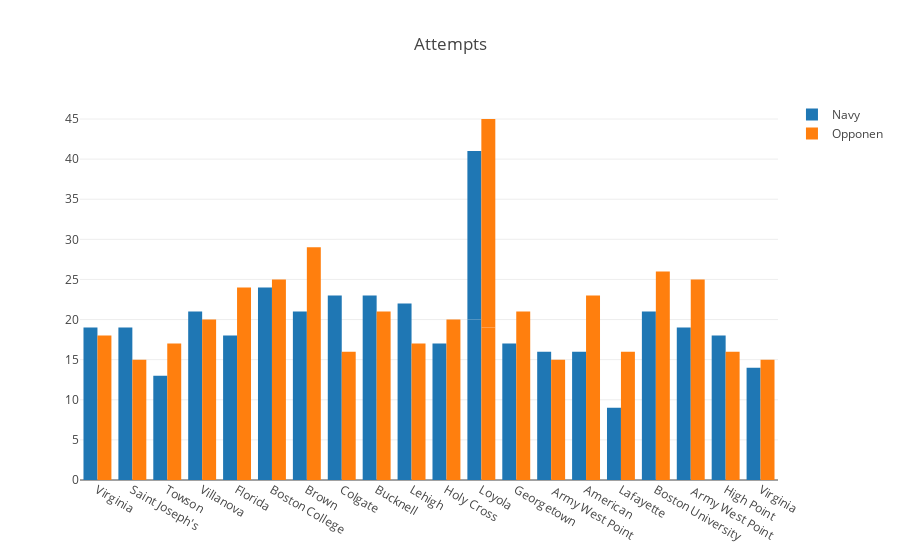

Notebook code for this chart:
### Code cell
data = [trace1, trace2]
layout = go.Layout(title='Attempts',barmode='group')
fig = go.Figure(data=data, layout=layout)
iplot(fig, filename='grouped-bar')

### Figure 1 — Plotly figure (JSON) as saved in the notebook; plotly's stock layout.template omitted (floating-point values rounded to 4 significant figures)
{"data": [{"name": "Navy", "type": "bar", "uid": "4ce857f2-728d-49f4-bf01-84ab03e34738", "x": ["Virginia", "Saint Joseph's", "Towson", "Villanova", "Florida", "Boston College", "Brown", "Colgate", "Bucknell", "Lehigh", "Holy Cross", "Loyola", "Georgetown", " Army West Point", "American", "Lafayette", "Boston University", " Army West Point ", "Loyola", "High Point ", "Virginia "], "y": [19, 19, 13, 21, 18, 24, 21, 23, 23, 22, 17, 20, 17, 16, 16, 9, 21, 19, 21, 18, 14]}, {"name": "Opponen", "type": "bar", "uid": "f05f021b-7a14-48fd-96e8-dbab7a44eb33", "x": ["Virginia", "Saint Joseph's", "Towson", "Villanova", "Florida", "Boston College", "Brown", "Colgate", "Bucknell", "Lehigh", "Holy Cross", "Loyola", "Georgetown", " Army West Point", "American", "Lafayette", "Boston University", " Army West Point ", "Loyola", "High Point ", "Virginia "], "y": [18, 15, 17, 20, 24, 25, 29, 16, 21, 17, 20, 19, 21, 15, 23, 16, 26, 25, 26, 16, 15]}], "layout": {"barmode": "group", "title": {"text": "Attempts"}}}
